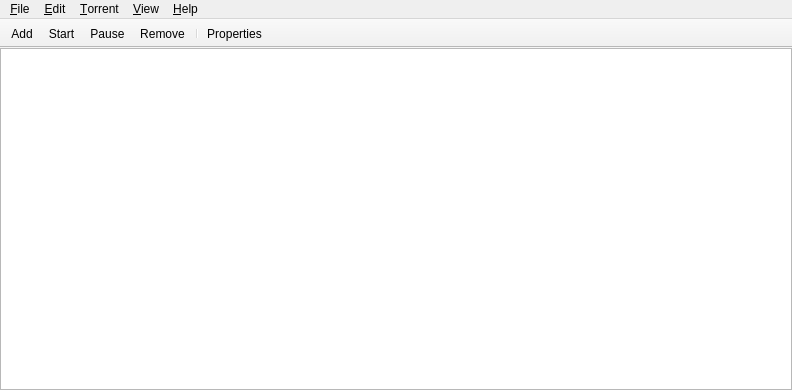
<?xml version="1.0" encoding="UTF-8"?>
<ui version="4.0">
 <class>MainWindow</class>
 <widget class="QMainWindow" name="MainWindow">
  <property name="geometry">
   <rect>
    <x>0</x>
    <y>0</y>
    <width>792</width>
    <height>390</height>
   </rect>
  </property>
  <property name="windowTitle">
   <string>Transmission</string>
  </property>
  <widget class="QWidget" name="centralwidget">
   <layout class="QVBoxLayout" name="verticalLayout">
    <property name="spacing">
     <number>0</number>
    </property>
    <property name="margin">
     <number>0</number>
    </property>
    <item>
     <widget class="QListView" name="listView">
      <property name="sizePolicy">
       <sizepolicy hsizetype="Preferred" vsizetype="Expanding">
        <horstretch>0</horstretch>
        <verstretch>0</verstretch>
       </sizepolicy>
      </property>
      <property name="horizontalScrollBarPolicy">
       <enum>Qt::ScrollBarAlwaysOff</enum>
      </property>
      <property name="alternatingRowColors">
       <bool>true</bool>
      </property>
      <property name="selectionMode">
       <enum>QAbstractItemView::ExtendedSelection</enum>
      </property>
      <property name="uniformItemSizes">
       <bool>false</bool>
      </property>
     </widget>
    </item>
   </layout>
  </widget>
  <widget class="QMenuBar" name="menubar">
   <property name="geometry">
    <rect>
     <x>0</x>
     <y>0</y>
     <width>792</width>
     <height>23</height>
    </rect>
   </property>
   <property name="sizePolicy">
    <sizepolicy hsizetype="MinimumExpanding" vsizetype="Fixed">
     <horstretch>0</horstretch>
     <verstretch>0</verstretch>
    </sizepolicy>
   </property>
   <widget class="QMenu" name="menuTorrent">
    <property name="title">
     <string>&amp;Torrent</string>
    </property>
    <addaction name="separator"/>
    <addaction name="action_Properties"/>
    <addaction name="action_OpenFolder"/>
    <addaction name="separator"/>
    <addaction name="action_Start"/>
    <addaction name="action_Announce"/>
    <addaction name="action_Pause"/>
    <addaction name="action_CopyMagnetToClipboard"/>
    <addaction name="separator"/>
    <addaction name="action_SetLocation"/>
    <addaction name="action_Verify"/>
    <addaction name="separator"/>
    <addaction name="action_Remove"/>
    <addaction name="action_Delete"/>
   </widget>
   <widget class="QMenu" name="menuEdit">
    <property name="title">
     <string>&amp;Edit</string>
    </property>
    <addaction name="action_SelectAll"/>
    <addaction name="action_DeselectAll"/>
    <addaction name="separator"/>
    <addaction name="action_SessionDialog"/>
    <addaction name="separator"/>
    <addaction name="action_Preferences"/>
   </widget>
   <widget class="QMenu" name="menu_Help">
    <property name="title">
     <string>&amp;Help</string>
    </property>
    <addaction name="action_Statistics"/>
    <addaction name="separator"/>
    <addaction name="action_Donate"/>
    <addaction name="separator"/>
    <addaction name="action_Contents"/>
    <addaction name="action_About"/>
   </widget>
   <widget class="QMenu" name="menu_View">
    <property name="title">
     <string>&amp;View</string>
    </property>
    <addaction name="action_CompactView"/>
    <addaction name="separator"/>
    <addaction name="action_Toolbar"/>
    <addaction name="action_Filterbar"/>
    <addaction name="action_Statusbar"/>
    <addaction name="separator"/>
    <addaction name="action_SortByActivity"/>
    <addaction name="action_SortByAge"/>
    <addaction name="action_SortByName"/>
    <addaction name="action_SortByProgress"/>
    <addaction name="action_SortByRatio"/>
    <addaction name="action_SortBySize"/>
    <addaction name="action_SortByState"/>
    <addaction name="action_SortByETA"/>
    <addaction name="separator"/>
    <addaction name="action_ReverseSortOrder"/>
   </widget>
   <widget class="QMenu" name="menu_File">
    <property name="title">
     <string>&amp;File</string>
    </property>
    <addaction name="action_AddFile"/>
    <addaction name="action_AddURL"/>
    <addaction name="action_New"/>
    <addaction name="separator"/>
    <addaction name="action_StartAll"/>
    <addaction name="action_PauseAll"/>
    <addaction name="separator"/>
    <addaction name="action_Quit"/>
   </widget>
   <addaction name="menu_File"/>
   <addaction name="menuEdit"/>
   <addaction name="menuTorrent"/>
   <addaction name="menu_View"/>
   <addaction name="menu_Help"/>
  </widget>
  <widget class="QToolBar" name="toolBar">
   <property name="windowTitle">
    <string>toolBar</string>
   </property>
   <property name="movable">
    <bool>false</bool>
   </property>
   <property name="allowedAreas">
    <set>Qt::TopToolBarArea</set>
   </property>
   <property name="iconSize">
    <size>
     <width>24</width>
     <height>24</height>
    </size>
   </property>
   <property name="floatable">
    <bool>false</bool>
   </property>
   <attribute name="toolBarArea">
    <enum>TopToolBarArea</enum>
   </attribute>
   <attribute name="toolBarBreak">
    <bool>false</bool>
   </attribute>
   <addaction name="action_AddFile"/>
   <addaction name="action_Start"/>
   <addaction name="action_Pause"/>
   <addaction name="action_Remove"/>
   <addaction name="separator"/>
   <addaction name="action_Properties"/>
  </widget>
  <action name="action_AddFile">
   <property name="text">
    <string>&amp;Add File...</string>
   </property>
   <property name="iconText">
    <string>Add</string>
   </property>
   <property name="toolTip">
    <string>Add a torrent</string>
   </property>
   <property name="shortcut">
    <string>Ctrl+D</string>
   </property>
  </action>
  <action name="action_New">
   <property name="text">
    <string>&amp;New...</string>
   </property>
   <property name="toolTip">
    <string>Create a new torrent</string>
   </property>
   <property name="shortcut">
    <string>Ctrl+N</string>
   </property>
  </action>
  <action name="action_Properties">
   <property name="text">
    <string>&amp;Properties</string>
   </property>
   <property name="toolTip">
    <string>Show torrent properties</string>
   </property>
   <property name="shortcut">
    <string>Alt+Enter</string>
   </property>
  </action>
  <action name="action_OpenFolder">
   <property name="text">
    <string>&amp;Open Folder</string>
   </property>
   <property name="toolTip">
    <string>Open the torrent's folder</string>
   </property>
   <property name="shortcut">
    <string>Ctrl+O</string>
   </property>
  </action>
  <action name="action_Start">
   <property name="text">
    <string>&amp;Start</string>
   </property>
   <property name="toolTip">
    <string>Start torrent</string>
   </property>
   <property name="shortcut">
    <string>Ctrl+S</string>
   </property>
  </action>
  <action name="action_Announce">
   <property name="text">
    <string>Ask Tracker for &amp;More Peers</string>
   </property>
   <property name="toolTip">
    <string>Ask tracker for more peers</string>
   </property>
  </action>
  <action name="action_Pause">
   <property name="text">
    <string>&amp;Pause</string>
   </property>
   <property name="toolTip">
    <string>Pause torrent</string>
   </property>
   <property name="shortcut">
    <string>Ctrl+P</string>
   </property>
  </action>
  <action name="action_Verify">
   <property name="text">
    <string>&amp;Verify Local Data</string>
   </property>
   <property name="toolTip">
    <string>Verify local data</string>
   </property>
  </action>
  <action name="action_Remove">
   <property name="text">
    <string>&amp;Remove</string>
   </property>
   <property name="toolTip">
    <string>Remove torrent</string>
   </property>
   <property name="shortcut">
    <string>Del</string>
   </property>
  </action>
  <action name="action_Delete">
   <property name="text">
    <string>&amp;Delete Files and Remove</string>
   </property>
   <property name="toolTip">
    <string>Remove torrent and delete its files</string>
   </property>
   <property name="shortcut">
    <string>Shift+Del</string>
   </property>
  </action>
  <action name="action_StartAll">
   <property name="text">
    <string>&amp;Start All</string>
   </property>
  </action>
  <action name="action_PauseAll">
   <property name="text">
    <string>&amp;Pause All</string>
   </property>
  </action>
  <action name="action_Quit">
   <property name="text">
    <string>&amp;Quit</string>
   </property>
   <property name="shortcut">
    <string>Ctrl+Q</string>
   </property>
  </action>
  <action name="action_SelectAll">
   <property name="text">
    <string>&amp;Select All</string>
   </property>
   <property name="shortcut">
    <string>Ctrl+A</string>
   </property>
  </action>
  <action name="action_DeselectAll">
   <property name="text">
    <string>&amp;Deselect All</string>
   </property>
   <property name="shortcut">
    <string>Ctrl+Shift+A</string>
   </property>
  </action>
  <action name="action_Preferences">
   <property name="text">
    <string>&amp;Preferences</string>
   </property>
  </action>
  <action name="action_CompactView">
   <property name="checkable">
    <bool>true</bool>
   </property>
   <property name="text">
    <string>&amp;Compact View</string>
   </property>
   <property name="iconText">
    <string>Compact View</string>
   </property>
   <property name="toolTip">
    <string>Compact View</string>
   </property>
   <property name="shortcut">
    <string>Alt+C</string>
   </property>
  </action>
  <action name="action_Toolbar">
   <property name="checkable">
    <bool>true</bool>
   </property>
   <property name="text">
    <string>&amp;Toolbar</string>
   </property>
  </action>
  <action name="action_Filterbar">
   <property name="checkable">
    <bool>true</bool>
   </property>
   <property name="text">
    <string>&amp;Filterbar</string>
   </property>
  </action>
  <action name="action_Statusbar">
   <property name="checkable">
    <bool>true</bool>
   </property>
   <property name="text">
    <string>&amp;Statusbar</string>
   </property>
  </action>
  <action name="action_SortByActivity">
   <property name="checkable">
    <bool>true</bool>
   </property>
   <property name="text">
    <string>Sort by &amp;Activity</string>
   </property>
  </action>
  <action name="action_SortByAge">
   <property name="checkable">
    <bool>true</bool>
   </property>
   <property name="text">
    <string>Sort by A&amp;ge</string>
   </property>
  </action>
  <action name="action_SortByETA">
   <property name="checkable">
    <bool>true</bool>
   </property>
   <property name="text">
    <string>Sort by Time &amp;Left</string>
   </property>
  </action>
  <action name="action_SortByName">
   <property name="checkable">
    <bool>true</bool>
   </property>
   <property name="text">
    <string>Sort by &amp;Name</string>
   </property>
  </action>
  <action name="action_SortByProgress">
   <property name="checkable">
    <bool>true</bool>
   </property>
   <property name="text">
    <string>Sort by &amp;Progress</string>
   </property>
  </action>
  <action name="action_SortByRatio">
   <property name="checkable">
    <bool>true</bool>
   </property>
   <property name="text">
    <string>Sort by Rati&amp;o</string>
   </property>
  </action>
  <action name="action_SortBySize">
   <property name="checkable">
    <bool>true</bool>
   </property>
   <property name="text">
    <string>Sort by Si&amp;ze</string>
   </property>
  </action>
  <action name="action_SortByState">
   <property name="checkable">
    <bool>true</bool>
   </property>
   <property name="text">
    <string>Sort by Stat&amp;e</string>
   </property>
  </action>
  <action name="action_SortByTracker">
   <property name="checkable">
    <bool>true</bool>
   </property>
   <property name="text">
    <string>Sort by T&amp;racker</string>
   </property>
  </action>
  <action name="action_ShowMessageLog">
   <property name="checkable">
    <bool>false</bool>
   </property>
   <property name="text">
    <string>Message &amp;Log</string>
   </property>
  </action>
  <action name="action_Statistics">
   <property name="checkable">
    <bool>false</bool>
   </property>
   <property name="text">
    <string>&amp;Statistics</string>
   </property>
  </action>
  <action name="action_Contents">
   <property name="text">
    <string>&amp;Contents</string>
   </property>
   <property name="shortcut">
    <string>F1</string>
   </property>
  </action>
  <action name="action_About">
   <property name="text">
    <string>&amp;About</string>
   </property>
  </action>
  <action name="action_ReverseSortOrder">
   <property name="checkable">
    <bool>true</bool>
   </property>
   <property name="text">
    <string>Re&amp;verse Sort Order</string>
   </property>
  </action>
  <action name="action_FilterByName">
   <property name="checkable">
    <bool>true</bool>
   </property>
   <property name="text">
    <string>&amp;Name</string>
   </property>
  </action>
  <action name="action_FilterByFiles">
   <property name="checkable">
    <bool>true</bool>
   </property>
   <property name="text">
    <string>&amp;Files</string>
   </property>
  </action>
  <action name="action_FilterByTracker">
   <property name="checkable">
    <bool>true</bool>
   </property>
   <property name="text">
    <string>&amp;Tracker</string>
   </property>
  </action>
  <action name="action_TotalRatio">
   <property name="checkable">
    <bool>true</bool>
   </property>
   <property name="text">
    <string>Total Ratio</string>
   </property>
  </action>
  <action name="action_SessionRatio">
   <property name="checkable">
    <bool>true</bool>
   </property>
   <property name="text">
    <string>Session Ratio</string>
   </property>
  </action>
  <action name="action_TotalTransfer">
   <property name="checkable">
    <bool>true</bool>
   </property>
   <property name="text">
    <string>Total Transfer</string>
   </property>
  </action>
  <action name="action_SessionTransfer">
   <property name="checkable">
    <bool>true</bool>
   </property>
   <property name="text">
    <string>Session Transfer</string>
   </property>
  </action>
  <action name="action_ShowMainWindow">
   <property name="checkable">
    <bool>true</bool>
   </property>
   <property name="text">
    <string>&amp;Main Window</string>
   </property>
  </action>
  <action name="action_TrayIcon">
   <property name="checkable">
    <bool>true</bool>
   </property>
   <property name="text">
    <string>Tray &amp;Icon</string>
   </property>
  </action>
  <action name="action_SessionDialog">
   <property name="text">
    <string>&amp;Change Session...</string>
   </property>
   <property name="toolTip">
    <string extracomment="Start a local session or connect to a running session">Choose Session</string>
   </property>
  </action>
  <action name="action_SetLocation">
   <property name="text">
    <string>Set &amp;Location...</string>
   </property>
  </action>
  <action name="action_CopyMagnetToClipboard">
   <property name="text">
    <string>&amp;Copy Magnet Link to Clipboard</string>
   </property>
  </action>
  <action name="action_AddURL">
   <property name="text">
    <string>Add &amp;URL...</string>
   </property>
  </action>
  <action name="action_Donate">
   <property name="text">
    <string>&amp;Donate</string>
   </property>
  </action>
 </widget>
 <resources>
  <include location="application.qrc"/>
 </resources>
 <connections/>
</ui>
